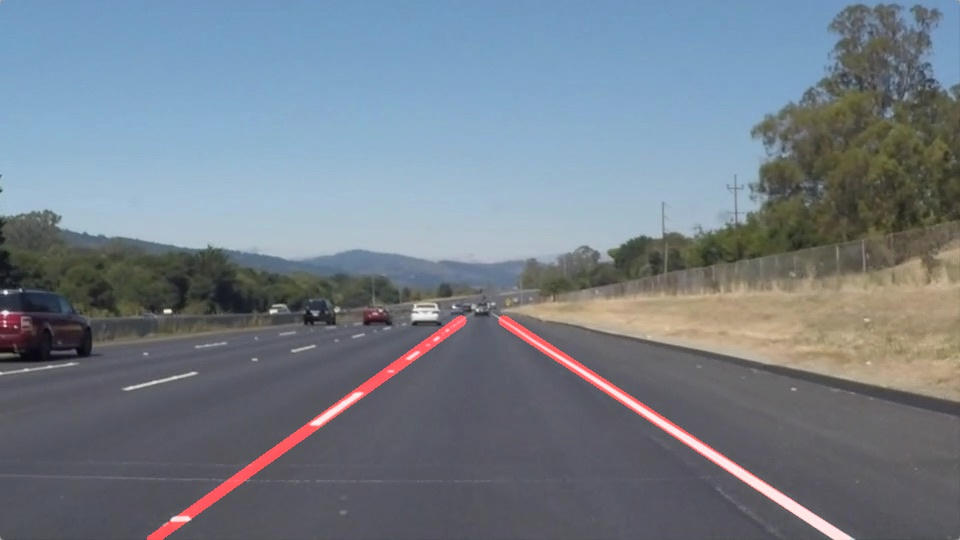
#> input picture images/laneLines_thirdPass.jpg, 960 x 540 px; its folder holds only this picture in this run
$ python -i slow_advanced_lane_detection.py   (imports and definitions only)   (older library calls are emulated)
#> lines starting #> are read from the running program, lines starting #| are printed output that depends on the picture; after the words box and inside, x2 and y2 are one past the last pixel; in counts of white or black regions, pixels touching at a corner belong together

import numpy as np
import cv2 as cv
from moviepy.editor import VideoFileClip
import pickle
import sys
from skimage.draw import polygon

def abs_sobel_thresh(img, orient='x', thresh=(0, 255)):
    # Convert to grayscale
    gray = cv.cvtColor(img, cv.COLOR_RGB2GRAY)
    # Apply x or y gradient with the OpenCV Sobel() function
    # and take the absolute value
    if orient == 'x':
        abs_sobel = np.absolute(cv.Sobel(gray, cv.CV_64F, 1, 0))
    if orient == 'y':
        abs_sobel = np.absolute(cv.Sobel(gray, cv.CV_64F, 0, 1))
    # Rescale back to 8 bit integer
    scaled_sobel = np.uint8(255*abs_sobel/np.max(abs_sobel))
    # Create a copy and apply the threshold
    binary_output = np.zeros_like(scaled_sobel)
    # Here I'm using inclusive (>=, <=) thresholds, but exclusive is ok too
    binary_output[(scaled_sobel >= thresh[0]) &
                  (scaled_sobel <= thresh[1])] = 1

    # Return the result
    return binary_output


def mag_threshold(img, sobel_kernel=3, thresh=(0, 255)):
    # 1) Convert to grayscale
    gray = cv.cvtColor(img, cv.COLOR_RGB2GRAY)
    # 2) Take the gradient in x and y separately
    x = cv.Sobel(gray, cv.CV_64F, 1, 0, ksize=sobel_kernel)
    y = cv.Sobel(gray, cv.CV_64F, 0, 1, ksize=sobel_kernel)
    # 3) Calculate the xy magnitude
    mag = np.sqrt(x**2 + y**2)
    # 4) Scale to 8-bit (0 - 255) and convert to type = np.uint8
    scale = np.max(mag)/255
    eightbit = (mag/scale).astype(np.uint8)
    # 5) Create a binary mask where mag thresholds are met
    binary_output = np.zeros_like(eightbit)
    binary_output[(eightbit > thresh[0]) & (eightbit < thresh[1])] = 1
    return binary_output


def dir_threshold(img, sobel_kernel=3, thresh=(0, np.pi/2)):
    # 1) Convert to grayscale
    gray = cv.cvtColor(img, cv.COLOR_RGB2GRAY)
    # 2) Take the gradient in x and y separately
    x = np.absolute(cv.Sobel(gray, cv.CV_64F, 1, 0, ksize=sobel_kernel))
    y = np.absolute(cv.Sobel(gray, cv.CV_64F, 0, 1, ksize=sobel_kernel))
    # 4) Use np.arctan2(abs_sobely, abs_sobelx) to calculate the direction of the gradient
    direction = np.arctan2(y, x)
    binary_output = np.zeros_like(direction)
    binary_output[(direction > thresh[0]) & (direction < thresh[1])] = 1
    return binary_output


def hls_select(img, sthresh=(0, 255), lthresh=()):
    # 1) Convert to HLS color space
#> called with sthresh = (140, 255), lthresh = (120, 255)
    hls_img = cv.cvtColor(img, cv.COLOR_RGB2HLS)
#> hls_img: shape (540, 960, 3); mean of channels 0, 1, 2 95.6, 126.4, 52
    # 2) Apply a threshold to the S channel
    L = hls_img[:, :, 1]
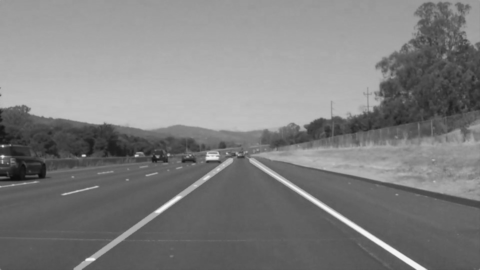
#> L: shape (540, 960) (shown at 1/2 size); min 12, max 247, mean 126.4
    S = hls_img[:, :, 2]
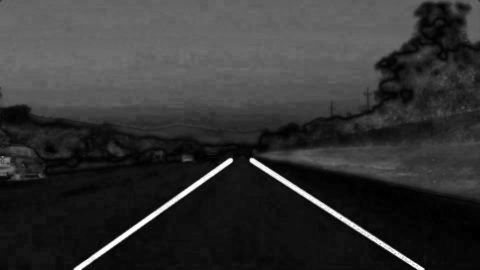
#> S: shape (540, 960) (shown at 1/2 size); min 0, max 255, mean 52
    # 3) Return a binary image of threshold result
    binary_output = np.zeros_like(S)
    binary_output[(S >= sthresh[0]) & (S <= sthresh[1])
                  & (L > lthresh[0]) & (L <= lthresh[1])] = 1
    return binary_output


def binary_pipeline(img):

    img_copy = cv.GaussianBlur(img, (3, 3), 0)

    # color channels
    s_binary = hls_select(img_copy, sthresh=(140, 255), lthresh=(120, 255))
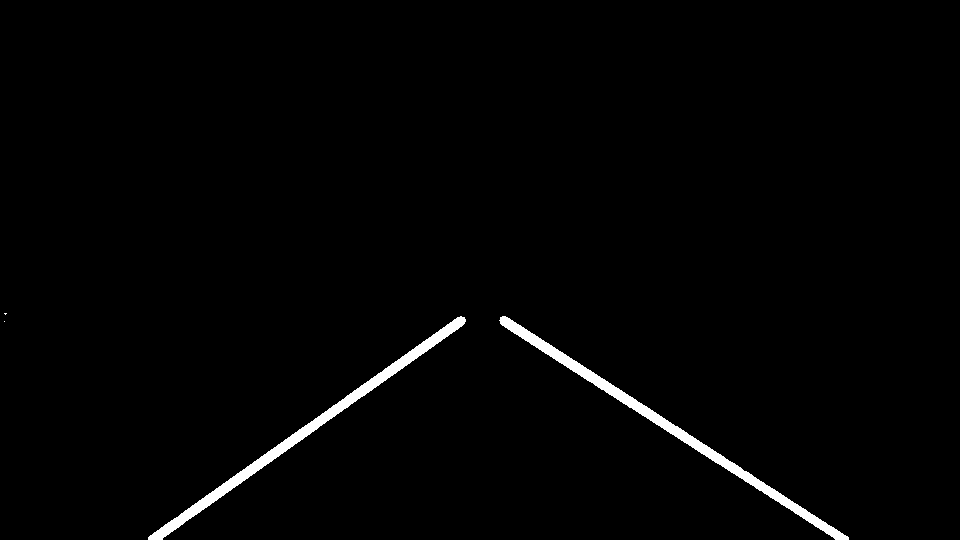
#> s_binary: shape (540, 960); values 0 (black) and 1 (white), 1.5% white; 4 white regions (2 under 20 px), largest, box (x1, y1, x2, y2) and area: (499, 316, 849, 540) 3875, (148, 316, 466, 540) 3755

    # Sobel x
    x_binary = abs_sobel_thresh(img_copy, thresh=(25, 200))
#> x_binary: shape (540, 960); values 0 (black) and 1 (white), 4.5% white; 1061 white regions (866 under 20 px), largest, box (x1, y1, x2, y2) and area: (487, 311, 857, 540) 4314, (145, 316, 468, 540) 2752, (756, 161, 771, 220) 397
    y_binary = abs_sobel_thresh(img_copy, thresh=(25, 200), orient='y')
#> y_binary: shape (540, 960); values 0 (black) and 1 (white), 6.2% white; 830 white regions (677 under 20 px), largest, box (x1, y1, x2, y2) and area: (492, 312, 856, 539) 4523, (147, 301, 497, 539) 3649, (0, 208, 559, 268) 2659
    xy = cv.bitwise_and(x_binary, y_binary)
#> xy: shape (540, 960); values 0 (black) and 1 (white), 2.4% white; 889 white regions (828 under 20 px), largest, box (x1, y1, x2, y2) and area: (492, 315, 856, 539) 4241, (163, 316, 466, 539) 2507, (121, 379, 159, 391) 145

    # magnitude & direction
    mag_binary = mag_threshold(img_copy, sobel_kernel=3, thresh=(30, 100))
#> in mag_threshold, `y = cv.Sobel(gray, cv.CV_64F, 0, 1, ksize=sobel_kernel)`:
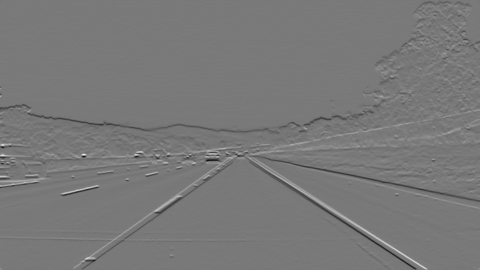
#> y: shape (540, 960) float64 (shown at 1/2 size); min -437, max 482, mean -0.9; drawn with min black and max white
#> in mag_threshold, `scale = np.max(mag)/255`: scale = 1.89
#> mag_binary: shape (540, 960); values 0 (black) and 1 (white), 5.6% white in thin lines or dots
    dir_binary = dir_threshold(img_copy, sobel_kernel=3, thresh=(0.8, 1.2))
#> in dir_threshold, `direction = np.arctan2(y, x)`:
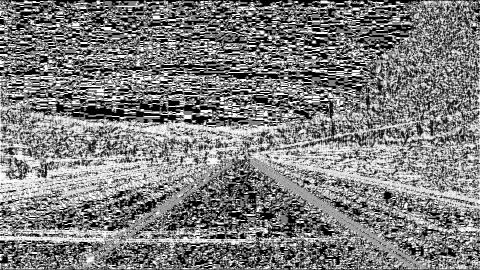
#> direction: shape (540, 960) float64 (shown at 1/2 size); min 0, max 1.57, mean 0.775; drawn with min black and max white
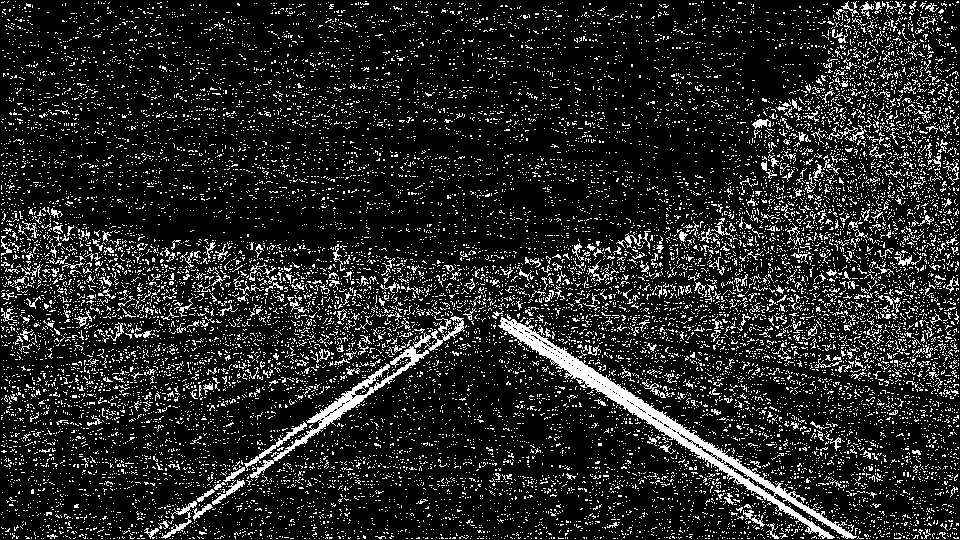
#> dir_binary: shape (540, 960) float64; values 0 (black) and 1 (white), 14.1% white in thin lines or dots

    # Stack each channel
    gradient = np.zeros_like(s_binary)
    gradient[((x_binary == 1) & (y_binary == 1)) | (
        (mag_binary == 1) & (dir_binary == 1))] = 1
    final_binary = cv.bitwise_or(s_binary, gradient)
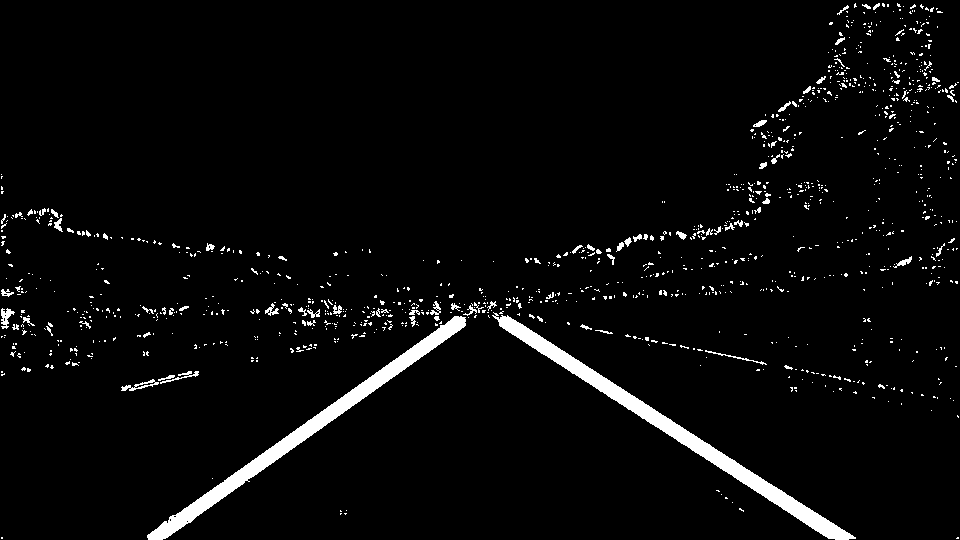
#> final_binary: shape (540, 960); values 0 (black) and 1 (white), 3.7% white; 1173 white regions (1094 under 20 px), largest, box (x1, y1, x2, y2) and area: (492, 312, 856, 540) 5852, (147, 316, 466, 540) 5293, (121, 379, 159, 391) 150

    return final_binary


def warp_image(img):

    image_size = (img.shape[1], img.shape[0])
    x = img.shape[1]
#> (the rest of the program and of its run is left out)
